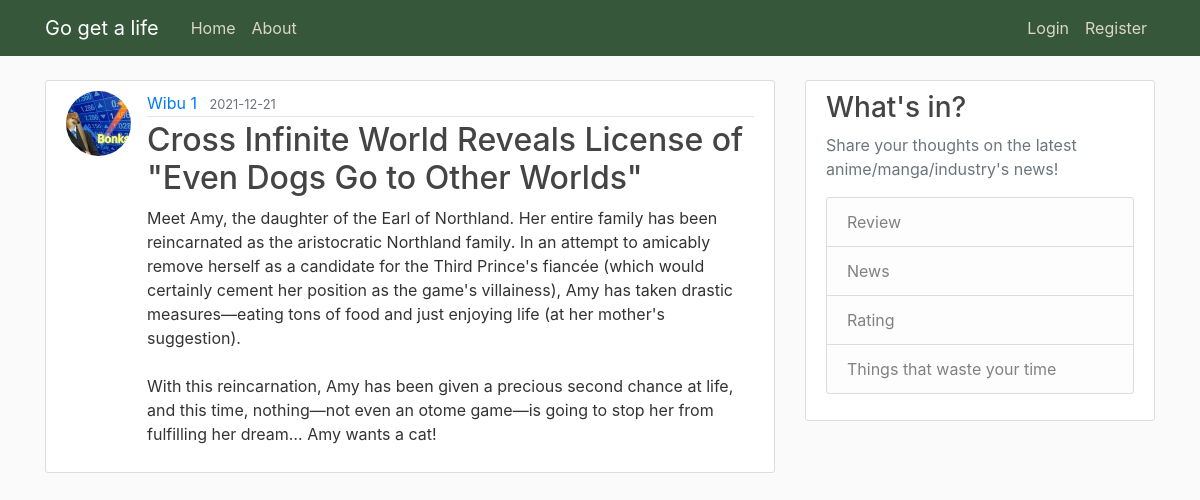
The app's page /post/19 with its own data.
### flask_webapp/models.py (models this page shows, shortened)
class User(db.Model, UserMixin):
    id = db.Column(db.Integer, primary_key=True)
    username = db.Column(db.String(20), unique=True, nullable=False)
    email = db.Column(db.String(120), unique=True, nullable=False)
    image_file = db.Column(db.String(20), nullable=False, default='default.jpg')
    password = db.Column(db.String(60), nullable=False)
    posts = db.relationship('Post', backref='author', lazy=True)

class Post(db.Model):
    id = db.Column(db.Integer, primary_key=True)
    title = db.Column(db.String(100), nullable=False)
    date_posted = db.Column(db.DateTime, nullable=False, default=datetime.utcnow)
    content = db.Column(db.Text, nullable=False)
    user_id = db.Column(db.Integer, db.ForeignKey('user.id'), nullable=False)

### flask_webapp/routes.py (the view)
@app.route("/post/<int:post_id>")
def post(post_id):
    post = Post.query.get_or_404(post_id)
    return render_template('post.html', title=post.title, post=post)

### flask_webapp/templates/post.html (shortened to what this page needs)
{% extends "layout.html" %}
{% block content %}
    <article class="media content-section">
        <img class="rounded-circle article-img" src="{{ url_for('static', filename='profile_pics/' + post.author.image_file) }}">
        <div class="media-body">
            <div class="article-metadata">
                <a class="mr-2" href="{{ url_for('user_posts', username=post.author.username) }}">{{ post.author.username }}</a>
                <small class="text-muted">{{ post.date_posted.strftime('%Y-%m-%d') }}</small>
            </div>
            <h2 class="article-title">{{ post.title }}</h2>
            <p class="article-content">{{ post.content }}</p>
        </div>
    </article>
{% endblock content %}

### flask_webapp/static/main.css (style rules this page uses)
body { background: #fafafa; color: #333333; margin-top: 5rem; }
h1, h2, h3, h4, h5, h6 { color: #444444; }
.content-section { background: #ffffff; padding: 10px 20px; border: 1px solid #dddddd; border-radius: 3px; margin-bottom: 20px; }
.article-title { color: #444444; }
.article-content { white-space: pre-line; }
.article-img { height: 65px; width: 65px; margin-right: 16px; }
.article-metadata { padding-bottom: 1px; margin-bottom: 4px; border-bottom: 1px solid #e3e3e3 }

### records on screen
User: image_file (picture), author.username "Wibu 1"
Post: date_posted "2021-12-21", title "Cross Infinite World Reveals License of \"Even Dogs Go to Other Worlds\"", content "Meet Amy, the daughter of the Earl of Northland. Her entire family has been reincarnated as the aristocratic Northland family. In an attempt to amicably remove herself as a candidate for the Third Prince's fiancée (which would certainly cement her position as the game's villainess), Amy has taken drastic measures—eating tons of food and just enjoying life (at her mother's suggestion). With this reincarnation, Amy has been given a precious second chance at life, and this time, nothing—not even an otome game—is going to stop her from fulfilling her dream… Amy wants a cat!"
